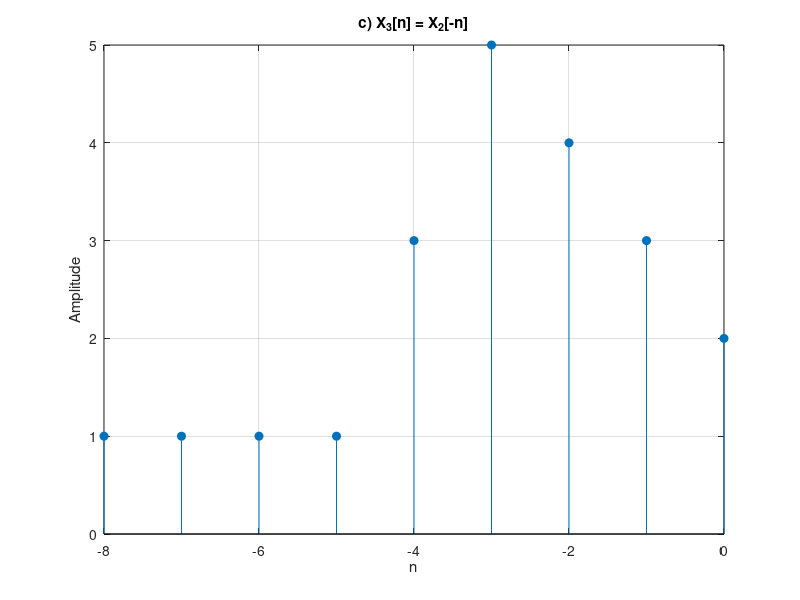

The MATLAB script that drew this image:
% parte2_c.m
A = [-1, 0, 1, 2, 3, 4, 4, 4, 4]; n_A = 0:length(A)-1;
B = [1, 1, 1, 1, 0, -1, -1, -1, -1];
X2 = A + 3*B;
X3 = fliplr(X2); n_X3 = -fliplr(n_A);
figure(2);
stem(n_X3, X3, 'filled'); title('c) X_3[n] = X_2[-n]'); xlabel('n'); ylabel('Amplitude'); grid on;
print('../figuras/parte2_c.png', '-dpng');
